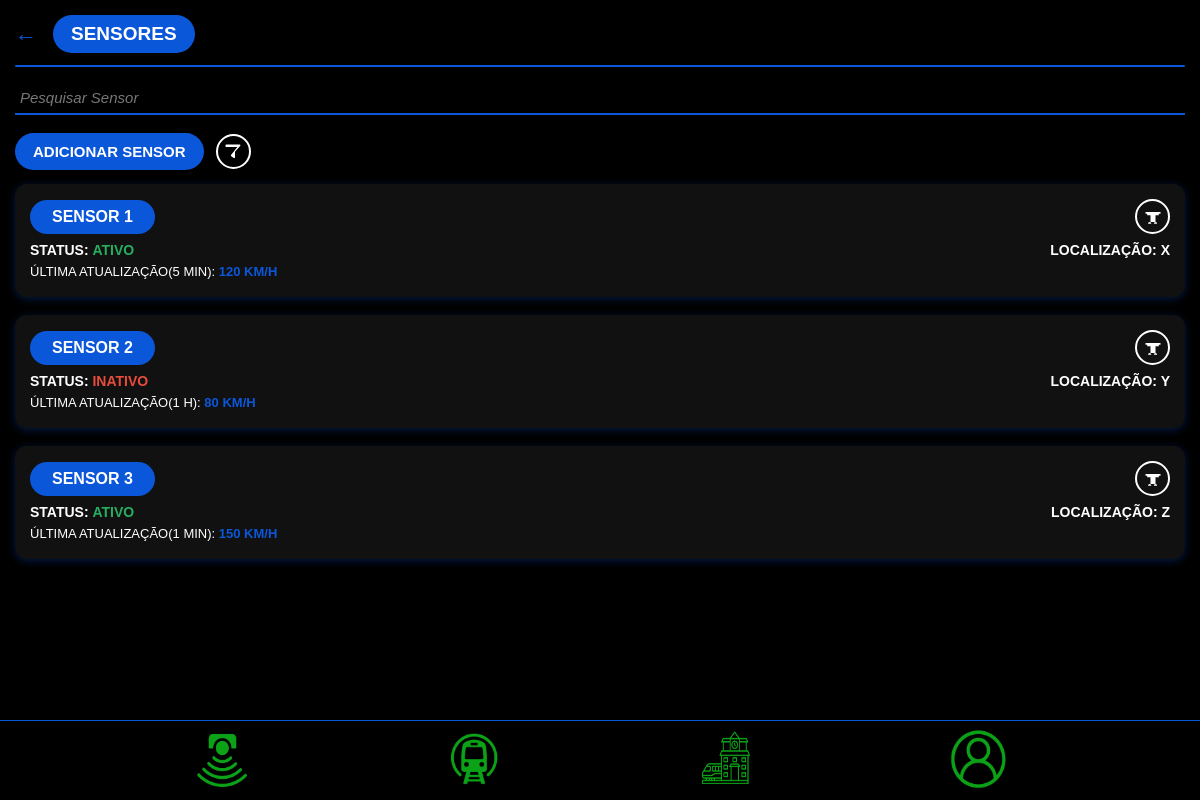
Screenshot of /public/sensor.php with the database file from the repository.
### tables this page shows
CREATE TABLE sensores (
    id_sensores INT AUTO_INCREMENT PRIMARY KEY,
    nome_sensor VARCHAR(120) UNIQUE NOT NULL,
    data_sensor TIMESTAMP DEFAULT CURRENT_TIMESTAMP
);

### public/sensor.php (the view, shortened to what this page needs)
<?php
$servername = "localhost";
$username = "root";
$password = "root";
$dbname = "trem_facil";
$conn = new mysqli($servername, $username, $password, $dbname);
$sensores = [];
$result = $conn->query("SELECT * FROM sensores ORDER BY id_sensores ASC");
if ($result) {
    if ($result->num_rows > 0) {
        while ($row = $result->fetch_assoc()) {
            $sensores[] = [
                'id' => $row['id_sensores'],
                'nome' => $row['nome_sensor'],
                'status' => $row['status'],
                'status_color' => ($row['status'] === 'ATIVO') ? 'green' : 'red',
                'localizacao' => $row['localizacao'],
                'ultima_atualizacao_texto' => $row['ultima_atualizacao_texto'],
                'ultima_atualizacao_valor' => $row['ultima_atualizacao_valor'],
                'ultima_atualizacao_unidade' => $row['ultima_atualizacao_unidade']
            ];
        }
    }
} else {
    echo "<script>alert('Erro ao buscar sensores: " . $conn->error . "');</script>";
}
?>
<!DOCTYPE html>
<html lang="pt-BR">
<head>
</head>
<body>
    <header class="header">
        <button class="btn-voltar" title="Voltar"></button>
        <div class="titulo-principal">SENSORES</div>
    </header>
    <div class="linha-azul"></div>
    <input type="text" class="input-search" placeholder="Pesquisar Sensor" aria-label="Pesquisar Sensor" />
    <div class="btn-group">
        <button class="btn-primary" type="button" onclick="openModal()">ADICIONAR SENSOR</button>
        <button class="btn-filter" type="button" title="Filtro">
            <svg xmlns="http://www.w3.org/2000/svg" height="20" width="20" fill="white" viewBox="0 0 24 24"><path d="M3 4a1 1 0 0 1 1-1h16a1 1 0 0 1 .8 1.6l-6.4 7.2v6.4a1 1 0 0 1-1.5.85l-3-2a1 1 0 0 1-.3-1.35L17.2 6H4a1 1 0 0 1-1-1z"/></svg>
        </button>
    </div>
    <?php if (empty($sensores)): ?>
        <p style="text-align: center; color: #777;">Nenhum sensor encontrado. Adicione um novo sensor!</p>
    <?php else: ?>
        <?php foreach($sensores as $sensor): ?>
            <div class="sensor-item">
                <div class="sensor-header">
                    <div class="sensor-name"><?= htmlspecialchars($sensor['nome']) ?></div>
                    <form action="" method="post" style="display: inline;" onsubmit="return confirm('Tem certeza que deseja remover este sensor?');">
                        <button class="btn-trash" type="submit" name="remove_sensor" title="Excluir Sensor">
                            <svg xmlns="http://www.w3.org/2000/svg" height="20" width="20" fill="white" viewBox="0 0 24 24"><path d="M3 6h18v2H3V6zm3 14a2 2 0 1 1 4 0H6zm7 0a2 2 0 1 1 4 0h-4zm2-10v8H9v-8H5V8h14v2h-6z"/></svg>
                        </button>
                    </form>
                </div>
                <div class="sensor-details">
                    <div class="status-label">
                        STATUS:
                        <?php if($sensor['status'] === 'ATIVO'): ?>
                            <span class="status-ativo"><?= htmlspecialchars($sensor['status']) ?></span>
                        <?php else: ?>
                            <span class="status-inativo"><?= htmlspecialchars($sensor['status']) ?></span>
                        <?php endif; ?>
                    </div>
                    <div class="localizacao">
                        LOCALIZAÇÃO: <?= htmlspecialchars($sensor['localizacao']) ?>
                    </div>
                </div>
                <div class="ult-atualizacao">
                    ÚLTIMA ATUALIZAÇÃO(<?= htmlspecialchars($sensor['ultima_atualizacao_texto']) ?>):
                    <span class="kmh"><?= htmlspecialchars($sensor['ultima_atualizacao_valor']) ?> <?= htmlspecialchars($sensor['ultima_atualizacao_unidade']) ?></span>
                </div>
            </div>
        <?php endforeach; ?>
    <?php endif; ?>
    <footer>
        <form action="" method="post">
            <button type="submit" title="Sensores">
                <img src="../assets/icons/tela_sensor_icon.png" alt="botão para tela sensores">
            </button>
        </form>
        <form action="" method="post">
            <button type="submit" title="Trens">
                <img src="../assets/icons/tela_tren_icon.png" alt="botão para tela trens">
            </button>
        </form>
        <form action="" method="post">
            <button type="submit" title="Estações">
                <img src="../assets/icons/tela_estacao_icon.png" alt="botão para tela estações">
            </button>
        </form>
        <form action="" method="post">
            <button type="submit" title="Perfil">
                <img src="../assets/icons/tela_perfil_icon.png" alt="botão para tela perfil">
            </button>
        </form>
    </footer>
</body>
</html>

### public/sensor.php (style rules this page uses)
* { margin: 0; padding: 0; box-sizing: border-box; }
body { background-color: #000; font-family: Arial, sans-serif; color: white; padding: 15px; padding-bottom: 80px; }
.header { display: flex; align-items: center; gap: 10px; margin-bottom: 12px; }
.btn-voltar { background-color: transparent; border: none; color: #0B57DA; font-size: 22px; cursor: pointer; display: flex; align-items: center; }
.btn-voltar::before { content: "←"; margin-right: 6px; }
.titulo-principal { background-color: #0B57DA; padding: 8px 18px; border-radius: 25px; font-weight: bold; font-size: 19px; color: white; user-select: none; }
.linha-azul { height: 2px; background-color: #0B57DA; margin-bottom: 15px; border-radius: 2px; }
.input-search { width: 100%; background: transparent; border: none; border-bottom: 2px solid #0B57DA; color: #999; padding: 7px 5px; font-size: 15px; margin-bottom: 18px; outline: none; }
::placeholder { color: #777; font-style: italic; }
.btn-primary { background-color: #0B57DA; color: white; padding: 10px 18px; border-radius: 25px; border: none; font-weight: 700; font-size: 15px; cursor: pointer; user-select: none; display: inline-flex; align-items: center; gap: 8px; transition: background-color 0.25s; }
.btn-filter, .btn-trash { background-color: transparent; border: 2.5px solid white; border-radius: 50%; width: 35px; height: 35px; color: white; cursor: pointer; display: flex; justify-content: center; align-items: center; transition: background-color 0.3s, border-color 0.3s; }
.btn-group { display: flex; align-items: center; gap: 12px; margin-bottom: 14px; }
.sensor-item { background-color: #111; margin-bottom: 18px; padding: 15px 15px 18px; border-radius: 12px; box-shadow: 0 2px 9px rgba(11, 87, 218, 0.3); }
.sensor-header { display: flex; justify-content: space-between; align-items: center; gap: 10px; margin-bottom: 8px; }
.sensor-name { background-color: #0B57DA; padding: 8px 22px; border-radius: 25px; font-weight: 700; font-size: 16px; color: white; user-select: none; }
.sensor-details { display: flex; justify-content: space-between; font-size: 14px; font-weight: 600; margin-bottom: 6px; }
.status-label { user-select: none; }
.status-ativo { color: #27ae60; font-weight: 700; }
.status-inativo { color: #e74c3c; font-weight: 700; }
.localizacao { color: white; }
.ult-atualizacao { font-size: 13px; }
.kmh { color: #0B57DA; font-weight: 700; user-select: none; }
footer { position: fixed; bottom: 0; left: 0; width: 100%; height: 80px; background-color: black; border-top: 1px solid #0B57DA; display: flex; justify-content: space-evenly; align-items: center; user-select: none; }
footer form { display: inline; }
footer button { border: none; background: none; cursor: pointer; }
footer img { width: 60px; height: 60px; }

### rows the page displays
sensores: nome_sensor "SENSOR 1", status "ATIVO", localizacao "X", ultima_atualizacao_texto "5 MIN", ultima_atualizacao_valor "120", ultima_atualizacao_unidade "KM/H"
sensores: nome_sensor "SENSOR 2", status "INATIVO", localizacao "Y", ultima_atualizacao_texto "1 H", ultima_atualizacao_valor "80", ultima_atualizacao_unidade "KM/H"
sensores: nome_sensor "SENSOR 3", status "ATIVO", localizacao "Z", ultima_atualizacao_texto "1 MIN", ultima_atualizacao_valor "150", ultima_atualizacao_unidade "KM/H"
